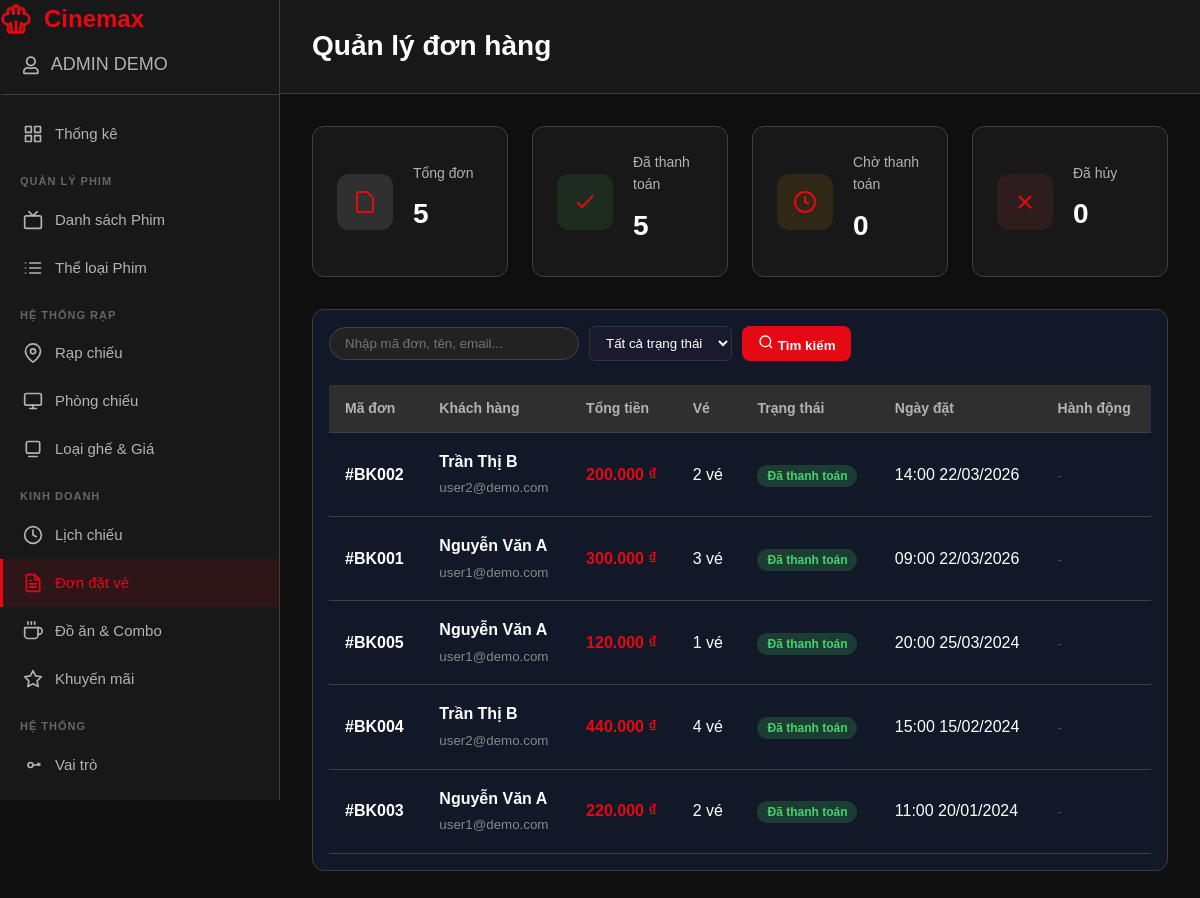
The app's page /views/admin/index.php?page=bookings (signed in) with its own data.
### tables this page shows
CREATE TABLE bills (
        bill_id         INT AUTO_INCREMENT PRIMARY KEY,
        user_id         INT NOT NULL,
        total_tickets   INT NOT NULL,
        total_amount    DECIMAL(12,2) NOT NULL,
        discount_amount DECIMAL(12,2) NOT NULL DEFAULT 0,
        final_amount    DECIMAL(12,2) NOT NULL,
        promotion_id    INT NULL,
        status          ENUM('pending', 'paid', 'cancelled', 'refunded') NOT NULL DEFAULT 'pending',
        created_at      TIMESTAMP DEFAULT CURRENT_TIMESTAMP,
        paid_at         TIMESTAMP NULL DEFAULT NULL,
        FOREIGN KEY (user_id)      REFERENCES users(user_id)      ON DELETE RESTRICT,
        FOREIGN KEY (promotion_id) REFERENCES promotions(promotion_id) ON DELETE SET NULL
    );

CREATE TABLE users (
        user_id       INT AUTO_INCREMENT PRIMARY KEY,
        role_id       INT NOT NULL,
        full_name     VARCHAR(100) NOT NULL,
        email         VARCHAR(100) NOT NULL UNIQUE,
        password_hash VARCHAR(255) NOT NULL,
        phone         VARCHAR(20),
        status        TINYINT(1) NOT NULL DEFAULT 1,
        created_at    TIMESTAMP DEFAULT CURRENT_TIMESTAMP,
        last_login    TIMESTAMP NULL DEFAULT NULL,
        FOREIGN KEY (role_id) REFERENCES roles(role_id) ON DELETE RESTRICT
    );

### controllers/AdminController.php (called while the page is built, shortened)
<?php
require_once __DIR__ . '/../services/BillService.php';
class AdminController
{
    private ?BillService $billService;
    public function __construct(UserService $userService, RoleService $roleService, PermissionService $permissionService, ?BillService $billService = null)
    {
        $this->billService = $billService;
    }
    public function getBillsPaginated($page = 1, $limit = 10, $status = null, $search = null)
    {
        try {
            return $this->billService->getPaginated($page, $limit, $status, $search);
        } catch (Exception $e) {
            return ['data' => [], 'total' => 0, 'page' => 1, 'limit' => $limit, 'totalPages' => 1];
        }
    }
    public function getBillStats()
    {
        try {
            return $this->billService->getStats();
        } catch (Exception $e) {
            return ['pending' => 0, 'paid' => 0, 'cancelled' => 0, 'refunded' => 0, 'total' => 0];
        }
    }
}

### services/BillService.php (called while the page is built, shortened)
<?php
require_once __DIR__ . '/../models/Bill.php';
class BillService
{
    private $billModel;
    public function __construct($billModel)
    {
        $this->billModel = $billModel;
    }
    public function getPaginated($page = 1, $limit = 10, $status = null, $search = null)
    {
        $total = $this->billModel->getTotalCount($status, $search);
        $totalPages = max(1, ceil($total / $limit));
        $page = max(1, min($page, $totalPages));
        $data = $this->billModel->getPaginated($page, $limit, $status, $search);
        return [
            'data' => $data,
            'total' => $total,
            'page' => $page,
            'limit' => $limit,
            'totalPages' => $totalPages
        ];
    }
    public function getStats()
    {
        return $this->billModel->getCountByStatus();
    }
}

### models/Bill.php (called while the page is built, shortened)
<?php
class Bill
{
    private $conn;
    public function __construct($conn)
    {
        $this->conn = $conn;
    }
    public function getPaginated($page = 1, $limit = 10, $status = null, $search = null)
    {
        $offset = ($page - 1) * $limit;
        $sql = "SELECT b.*, u.full_name, u.email, u.phone
                FROM bills b
                JOIN users u ON b.user_id = u.user_id
                WHERE 1=1";
        $params = [];
        $types = "";
        $sql .= " ORDER BY b.created_at DESC LIMIT ? OFFSET ?";
        $params[] = $limit;
        $params[] = $offset;
        $types .= "ii";
        $stmt = $this->conn->prepare($sql);
        if (!empty($params)) {
            $stmt->bind_param($types, ...$params);
        }
        $stmt->execute();
        $result = $stmt->get_result();
        $bills = [];
        while ($row = $result->fetch_assoc()) {
            $bills[] = $row;
        }
        return $bills;
    }
    public function getTotalCount($status = null, $search = null)
    {
        $sql = "SELECT COUNT(*) as total
                FROM bills b
                JOIN users u ON b.user_id = u.user_id
                WHERE 1=1";
        $stmt = $this->conn->prepare($sql);
        $stmt->execute();
        $result = $stmt->get_result();
        $row = $result->fetch_assoc();
        return (int)$row['total'];
    }
    public function getCountByStatus()
    {
        $sql = "SELECT status, COUNT(*) as count FROM bills GROUP BY status";
        $result = $this->conn->query($sql);
        $counts = [
            'pending' => 0,
            'paid' => 0,
            'cancelled' => 0,
            'refunded' => 0,
            'total' => 0
        ];
        while ($row = $result->fetch_assoc()) {
            $counts[$row['status']] = (int)$row['count'];
            $counts['total'] += (int)$row['count'];
        }
        return $counts;
    }
}

### views/admin/pages/bookings.php (the view, shortened to what this page needs)
<?php
$currentPage = isset($_GET['p']) ? max(1, (int)$_GET['p']) : 1;
$limit = 10;
$statusFilter = $_GET['status'] ?? null;
$search = $_GET['search'] ?? null;
$billsData = $adminController->getBillsPaginated($currentPage, $limit, $statusFilter, $search);
$stats = $adminController->getBillStats();
$bills = $billsData['data'];
function formatMoney($amount) {
    return number_format($amount, 0, ',', '.') . ' ₫';
}
function getStatusClass($status) {
    $classes = [
        'pending' => 'status-Pending',
        'paid' => 'status-Paid',
        'cancelled' => 'status-Cancelled',
        'refunded' => 'status-Refunded'
    ];
    return $classes[$status] ?? 'status-Pending';
}
function getStatusLabel($status) {
    $labels = [
        'pending' => 'Chờ thanh toán',
        'paid' => 'Đã thanh toán',
        'cancelled' => 'Đã hủy',
        'refunded' => 'Đã hoàn tiền'
    ];
    return $labels[$status] ?? $status;
}
?>
<section class="bookings">
    <header class="admin-header">
        <h1>Quản lý đơn hàng</h1>
    </header>
    <div class="dashboard-content">
        <div class="stats-grid" style="grid-template-columns: repeat(4, 1fr);">
            <div class="stat-card">
                <div class="stat-icon" style="background: rgba(255, 255, 255, 0.1);">
                    <svg width="24" height="24" viewBox="0 0 24 24" fill="none"
                        stroke="currentColor" stroke-width="2">
                        <path d="M14 2H6a2 2 0 0 0-2 2v16a2 2 0 0 0 2 2h12a2 2 0 0 0 2-2V8z"></path>
                    </svg>
                </div>
                <div class="stat-info">
                    <span class="stat-label">Tổng đơn</span>
                    <span class="stat-value"><?= $stats['total'] ?></span>
                </div>
            </div>
            <div class="stat-card">
                <div class="stat-icon" style="background: rgba(70, 211, 105, 0.1);">
                    <svg width="24" height="24" viewBox="0 0 24 24" fill="none"
                        stroke="currentColor" stroke-width="2">
                        <polyline points="20 6 9 17 4 12"></polyline>
                    </svg>
                </div>
                <div class="stat-info">
                    <span class="stat-label">Đã thanh toán</span>
                    <span class="stat-value"><?= $stats['paid'] ?></span>
                </div>
            </div>
            <div class="stat-card">
                <div class="stat-icon" style="background: rgba(255, 165, 0, 0.1);">
                    <svg width="24" height="24" viewBox="0 0 24 24" fill="none"
                        stroke="currentColor" stroke-width="2">
                        <circle cx="12" cy="12" r="10"></circle>
                        <polyline points="12 6 12 12 16 14"></polyline>
                    </svg>
                </div>
                <div class="stat-info">
                    <span class="stat-label">Chờ thanh toán</span>
                    <span class="stat-value"><?= $stats['pending'] ?></span>
                </div>
            </div>
            <div class="stat-card">
                <div class="stat-icon" style="background: rgba(239, 68, 68, 0.1);">
                    <svg width="24" height="24" viewBox="0 0 24 24" fill="none"
                        stroke="currentColor" stroke-width="2">
                        <line x1="18" y1="6" x2="6" y2="18"></line>
                        <line x1="6" y1="6" x2="18" y2="18"></line>
                    </svg>
                </div>
                <div class="stat-info">
                    <span class="stat-label">Đã hủy</span>
                    <span class="stat-value"><?= $stats['cancelled'] ?></span>
                </div>
            </div>
        </div>
        <div class="dashboard-card">
            <div class="card-header" style="display: flex; gap: 15px; align-items: center; flex-wrap: wrap;">
                <form class="search-form" method="GET" style="display: flex; gap: 10px; flex-wrap: wrap; align-items: center;">
                    <input type="text" name="search" placeholder="Nhập mã đơn, tên, email..."
                           value="<?= htmlspecialchars($search ?? '') ?>" style="width: 250px;">
                    <select name="status" style="padding: 8px 12px; border-radius: 6px; border: 1px solid #333; background: #1a1a2e; color: #fff;">
                        <option value="">Tất cả trạng thái</option>
                    </select>
                    <button type="submit" class="btn-primary" style="padding: 8px 16px;">
                        <svg width="16" height="16" viewBox="0 0 24 24" fill="none" stroke="currentColor" stroke-width="2">
                            <circle cx="11" cy="11" r="8"></circle>
                            <path d="m21 21-4.35-4.35"></path>
                        </svg>
                        Tìm kiếm
                    </button>
                </form>
            </div>
            <div class="table-responsive">
                <table class="data-table">
                    <thead>
                        <tr>
                            <th>Mã đơn</th>
                            <th>Khách hàng</th>
                            <th>Tổng tiền</th>
                            <th>Vé</th>
                            <th>Trạng thái</th>
                            <th>Ngày đặt</th>
                            <th>Hành động</th>
                        </tr>
                    </thead>
                    <tbody>
                        <?php if (empty($bills)): ?>
                            <tr>
                                <td colspan="7" style="text-align: center; padding: 40px; color: #888;">
                                    Không có đơn hàng nào
                                </td>
                            </tr>
                        <?php else: ?>
                            <?php foreach ($bills as $bill): ?>
                                <tr>
                                    <td><strong>#BK<?= str_pad($bill['bill_id'], 3, '0', STR_PAD_LEFT) ?></strong></td>
                                    <td>
                                        <div style="font-weight:bold;"><?= htmlspecialchars($bill['full_name']) ?></div>
                                        <small style="color:#888;"><?= htmlspecialchars($bill['email']) ?></small>
                                    </td>
                                    <td style="color: var(--primary-color); font-weight: bold;">
                                        <?= formatMoney($bill['final_amount']) ?>
                                    </td>
                                    <td><?= $bill['total_tickets'] ?> vé</td>
                                    <td>
                                        <span class="status-badge <?= getStatusClass($bill['status']) ?>">
                                            <?= getStatusLabel($bill['status']) ?>
                                        </span>
                                    </td>
                                    <td><?= date('H:i d/m/Y', strtotime($bill['created_at'])) ?></td>
                                    <td>
                                        <?php if ($bill['status'] === 'pending'): ?>
                                            <?php if (hasPermission('bookings_update')): ?>
                                                <a href="index.php?page=bookings&action=confirm&id=<?= $bill['bill_id'] ?>"
                                                   class="action-btn btn-approve" title="Xác nhận thanh toán"
                                                   onclick="return confirm('Xác nhận thanh toán đơn hàng #BK<?= str_pad($bill['bill_id'], 3, '0', STR_PAD_LEFT) ?>?')">✔</a>
                                            <?php endif; ?>
                                            <?php if (hasPermission('bookings_delete')): ?>
                                                <a href="index.php?page=bookings&action=cancel&id=<?= $bill['bill_id'] ?>"
                                                   class="action-btn btn-cancel" title="Hủy đơn"
                                                   onclick="return confirm('Bạn có chắc muốn hủy đơn hàng #BK<?= str_pad($bill['bill_id'], 3, '0', STR_PAD_LEFT) ?>?')">✖</a>
                                            <?php endif; ?>
                                        <?php else: ?>
                                            <span style="color:#555;font-size:12px;">-</span>
                                        <?php endif; ?>
                                    </td>
                                </tr>
                            <?php endforeach; ?>
                        <?php endif; ?>
                    </tbody>
                </table>
            </div>
        </div>
    </div>
</section>

### records on screen
bills: bill_id "002", user.full_name "Trần Thị B", user.email "user2@demo.com", final_amount "200.000 ₫", total_tickets "2", status "Đã thanh toán", created_at "14:00 22/03/2026"
bills: bill_id "001", user.full_name "Nguyễn Văn A", user.email "user1@demo.com", final_amount "300.000 ₫", total_tickets "3", status "Đã thanh toán", created_at "09:00 22/03/2026"
bills: bill_id "005", user.full_name "Nguyễn Văn A", user.email "user1@demo.com", final_amount "120.000 ₫", total_tickets "1", status "Đã thanh toán", created_at "20:00 25/03/2024"
bills: bill_id "004", user.full_name "Trần Thị B", user.email "user2@demo.com", final_amount "440.000 ₫", total_tickets "4", status "Đã thanh toán", created_at "15:00 15/02/2024"
bills: bill_id "003", user.full_name "Nguyễn Văn A", user.email "user1@demo.com", final_amount "220.000 ₫", total_tickets "2", status "Đã thanh toán", created_at "11:00 20/01/2024"

### other values on screen
$authUser['full_name'] "ADMIN DEMO"
$stats['total'] "5"
$stats['paid'] "5"
$stats['pending'] "0"
$stats['cancelled'] "0"
